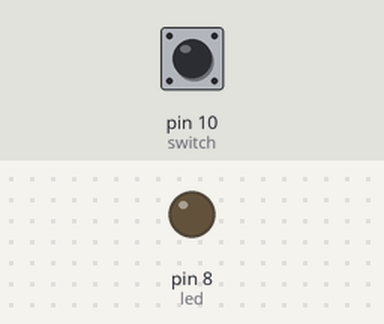
The sketch below on a simulated Arduino Uno, built with avr-gcc and run on an emulated ATmega328P. Parts: output pins drawn as LEDs (lit = HIGH). Inputs (shaded band) come from the test bench; at power-on: pin 10 (switch) LOW. What the sketch prints to the serial monitor is not drawn.

Above: at 1.2 s.
1.3 s: pin 10 (switch) pulled HIGH for 0.15 s
At 1.38 s:
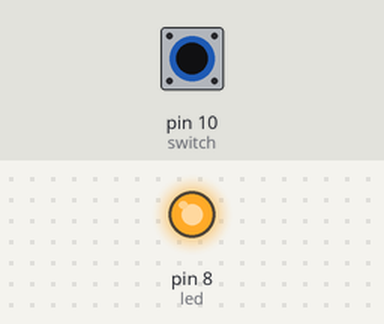
2.9 s: pin 10 (switch) pulled HIGH for 3.2 s
At 6.9 s:
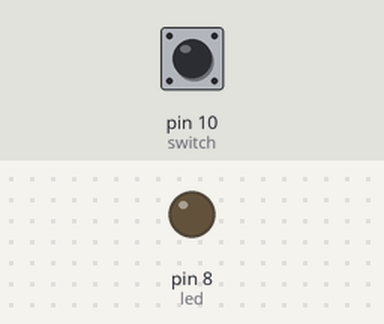
Timing chart, 0 to 8.4 s (numbered marks = the images above; inputs shaded):
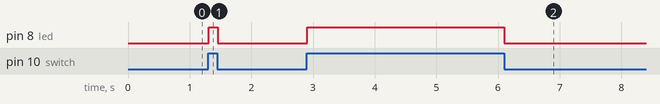

Measured:
- after the input at 1.3 s, pin 8 (led): LOW → HIGH at once, → LOW 0.15 s later
- after the input at 2.9 s, pin 8 (led): LOW → HIGH at once, → LOW 3.2 s later

The sketch:

led_on_off_switch.ino
```cpp
void setup() {
  Serial.begin(9600);
  pinMode(8,OUTPUT);//led
  pinMode(10,INPUT);//switch

}

void loop() {
  int c;
  c=digitalRead(10);
  Serial.println(c);
  if(c==1)
  {
    digitalWrite(8,HIGH);
  }
  else if(c==0)
  {
    digitalWrite(8,LOW);
  }

}
```
